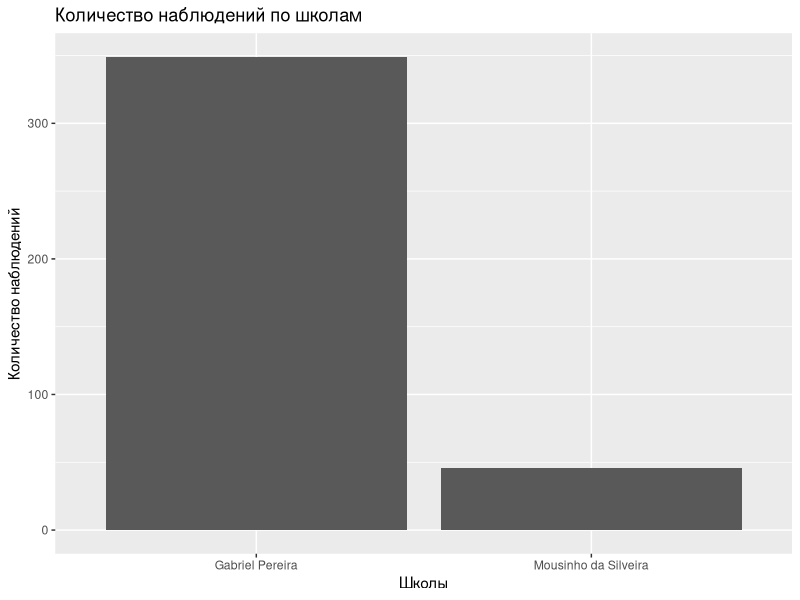
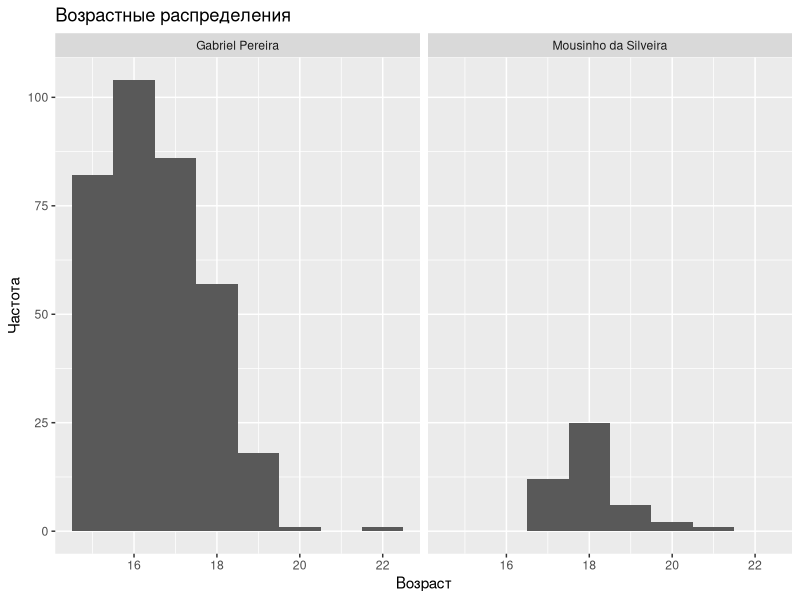
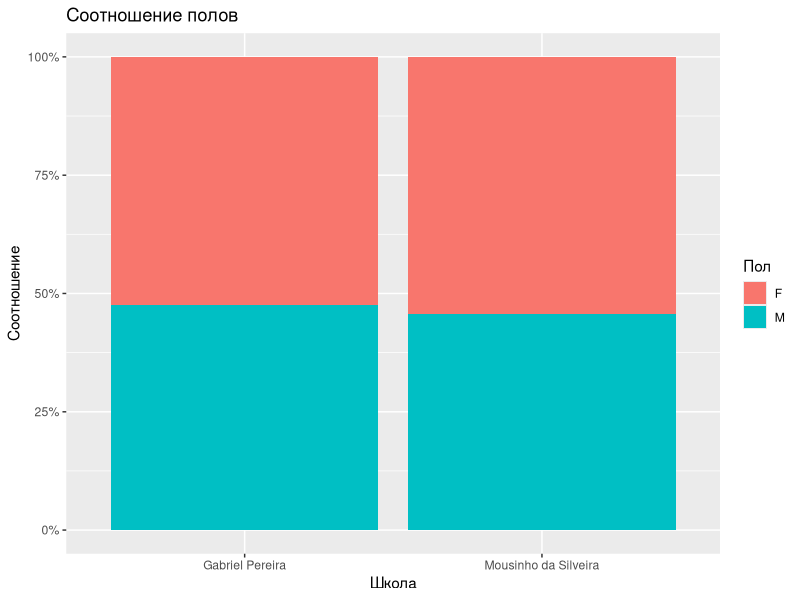
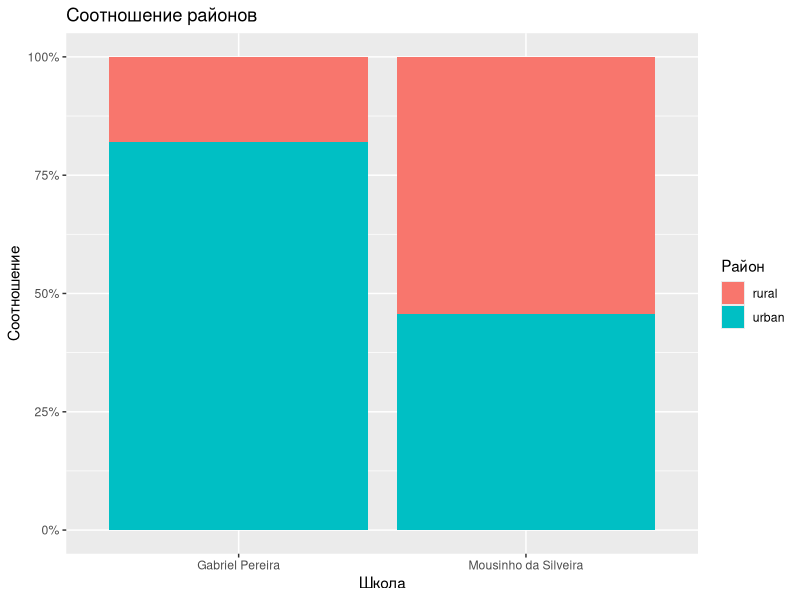
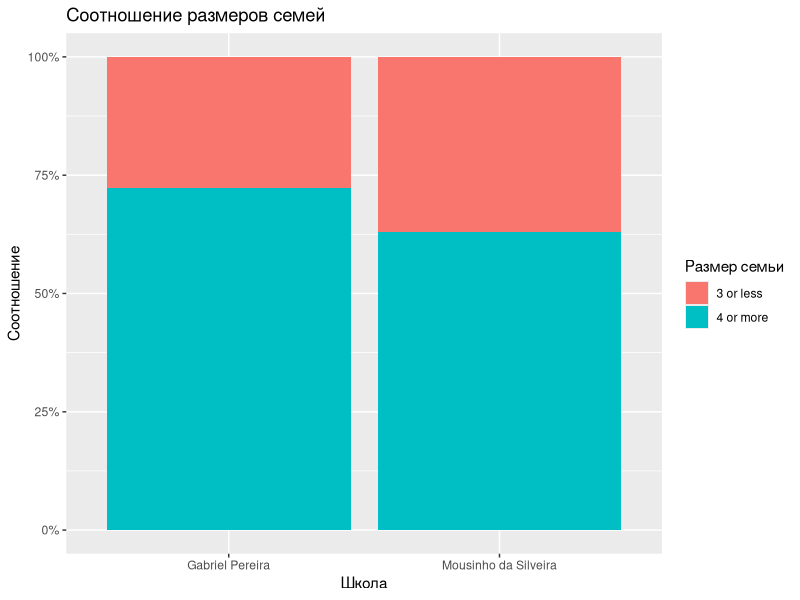
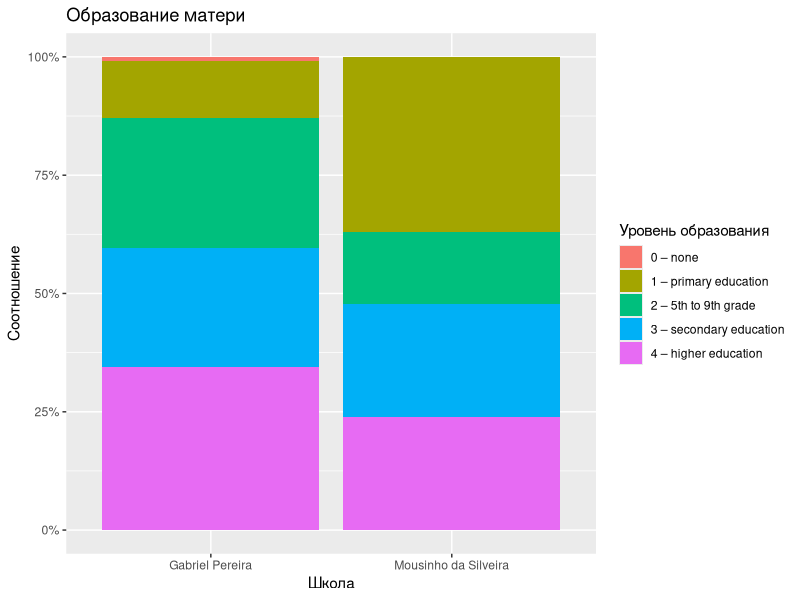
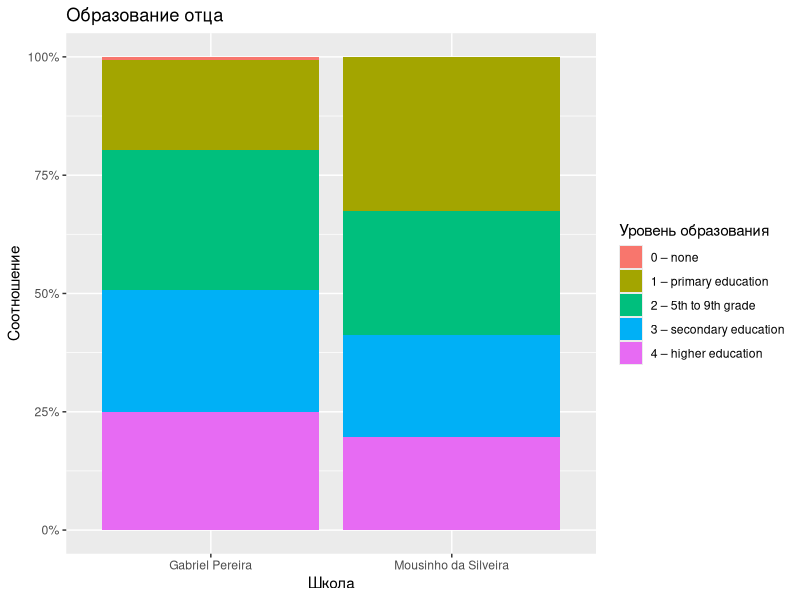
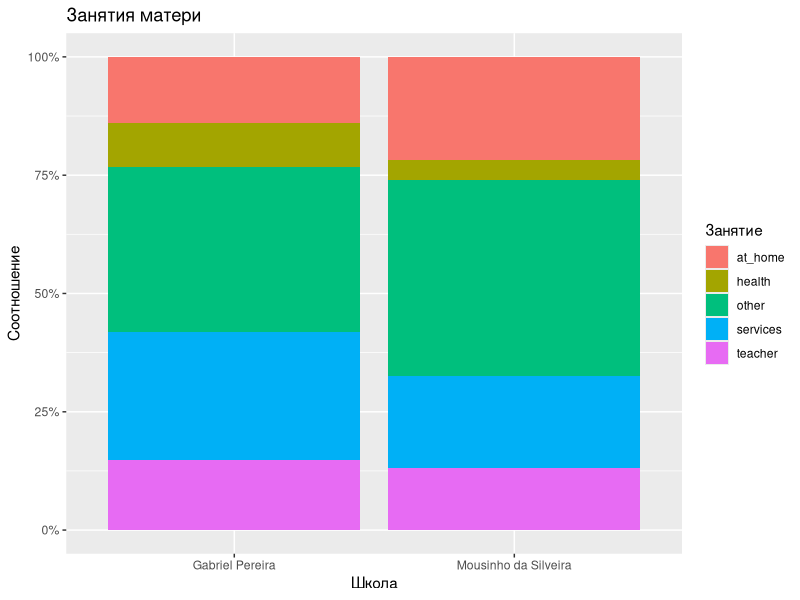

Write R code to recreate these figures, in order.
## ---- chunk 1
library (tidyverse)
library(readxl)
library(scales)
std <- read_excel('student-mat.xlsx')
## ---- chunk 2

ggplot(data = std) +
  geom_bar(mapping = aes(x = school, y = ..count..)) +
  labs(
    title = "Количество наблюдений по школам",
    x = "Школы",
    y = "Количество наблюдений"
  )

gp <- filter(std, school == 'Gabriel Pereira')
mds <- filter(std, school == 'Mousinho da Silveira')

dim(gp)
dim(mds)
## ---- chunk 3

ggplot(data = std) +
  geom_histogram(mapping = aes(x=age, y = ..count..), binwidth =  1) +
  facet_wrap(~school) +
  labs(
    title = "Возрастные распределения",
    x = "Возраст",
    y = "Частота"
  )
## ---- chunk 4

ggplot(std) +
  geom_bar(aes(x=school, fill = sex), position = 'fill') +
  scale_y_continuous(labels = scales::percent) +
  labs(
    title = "Соотношение полов",
    x = "Школа",
    y = "Соотношение",
    fill = "Пол"
  )
## ---- chunk 5

ggplot(std) +
  geom_bar(aes(x=school, fill = address), position = 'fill') +
  scale_y_continuous(labels = scales::percent) +
  labs(
    title = "Соотношение районов",
    x = "Школа",
    y = "Соотношение",
    fill = "Район"
  )
## ---- chunk 6

ggplot(std) +
  geom_bar(aes(x=school, fill = famsize), position = 'fill') +
  scale_y_continuous(labels = scales::percent) +
  labs(
    title = "Соотношение размеров семей",
    x = "Школа",
    y = "Соотношение",
    fill = "Размер семьи"
  )
## ---- chunk 7

ggplot(std) +
  geom_bar(aes(x=school, fill = Medu), position = 'fill') +
  scale_y_continuous(labels = scales::percent) +
  labs(
    title = "Образование матери",
    x = "Школа",
    y = "Соотношение",
    fill = "Уровень образования"
  ) 
ggplot(std) +
  geom_bar(aes(x=school, fill =Fedu), position = 'fill') +
  scale_y_continuous(labels = scales::percent) +
  labs(
    title = "Образование отца",
    x = "Школа",
    y = "Соотношение",
    fill = "Уровень образования"
  ) 
## ---- chunk 8

ggplot(std) +
  geom_bar(aes(x=school, fill = Mjob), position = 'fill') +
  scale_y_continuous(labels = scales::percent) +
  labs(
    title = "Занятия матери",
    x = "Школа",
    y = "Соотношение",
    fill = "Занятие"
  ) 
ggplot(std) +
  geom_bar(aes(x=school, fill =Fjob), position = 'fill') +
  scale_y_continuous(labels = scales::percent) +
  labs(
    title = "Занятия отца",
    x = "Школа",
    y = "Соотношение",
    fill = "Занятие"
  )
## ---- chunk 9

ggplot(std) +
  geom_bar(aes(x=school, fill = reason), position = 'fill') +
  scale_y_continuous(labels = scales::percent) +
  labs(
    title = "Причины выбора",
    x = "Школа",
    y = "Соотношение",
    fill = "Причина"
  ) 
## ---- chunk 10

ggplot(std) +
  geom_bar(aes(x=school, fill = Dalc), position = 'fill') +
  scale_y_continuous(labels = scales::percent) +
  labs(
    title = "Употребление алкоголя в будни",
    x = "Школа",
    y = "Соотношение",
    fill = "Потребление"
  ) 

ggplot(std) +
  geom_bar(aes(x=school, fill = Walc), position = 'fill') +
  scale_y_continuous(labels = scales::percent) +
  labs(
    title = "Употребление алкоголя в выходные",
    x = "Школа",
    y = "Соотношение",
    fill = "Потребление"
  ) 
## ---- chunk 11

ggplot(std, 
  mapping = aes(x = Walc, fill = school, y = G3)) +
  geom_boxplot() +
  labs(
    title = "Потребление алкоголя и финальные оценки",
    x = "Уровень потребления",
    y = "Оценка",
    fill = "Школа")

## ---- chunk 12
#alco_gp <- filter(alco, school == 'Gabriel Pereira')
# Преобразования не требуются: см. ниже
## ---- chunk 13
ggplot(gp, aes(absences, Walc)) +
  geom_point() +
  geom_jitter(color = 'lightblue') +
  labs (title = "Употребление алкоголя в зависимости от пропусков",
    y = "Потребление алкоголя",
    x = "Пропуски"
  )

ggplot(gp, aes(failures, Walc)) +
  geom_point() +
  geom_jitter(color = 'lightblue')+
  labs (
    title = "Употребление алкоголя в зависимости от проваленных классов",
    y = "Потребление алкоголя",
    x = "Провалы"
  )


## ---- chunk 14

  ggplot(gp, aes(health, Walc)) +
  geom_point() +
  geom_jitter(color = 'lightblue') +
  labs (
    title = "Зависимость употребления алкоголя и здоровья",
    x = "Показатель здоровья",
    y = "Потребление алкоголя"
  )



## ---- chunk 15
# Ваш код здесь


## ---- chunk 16
# Ваш код здесь

## ---- chunk 17
# Ваш код здесь



## ---- chunk 18
# Ваш код здесь


## ---- chunk 19
# Ваш код здесь

## ---- chunk 20
# Ваш код здесь

